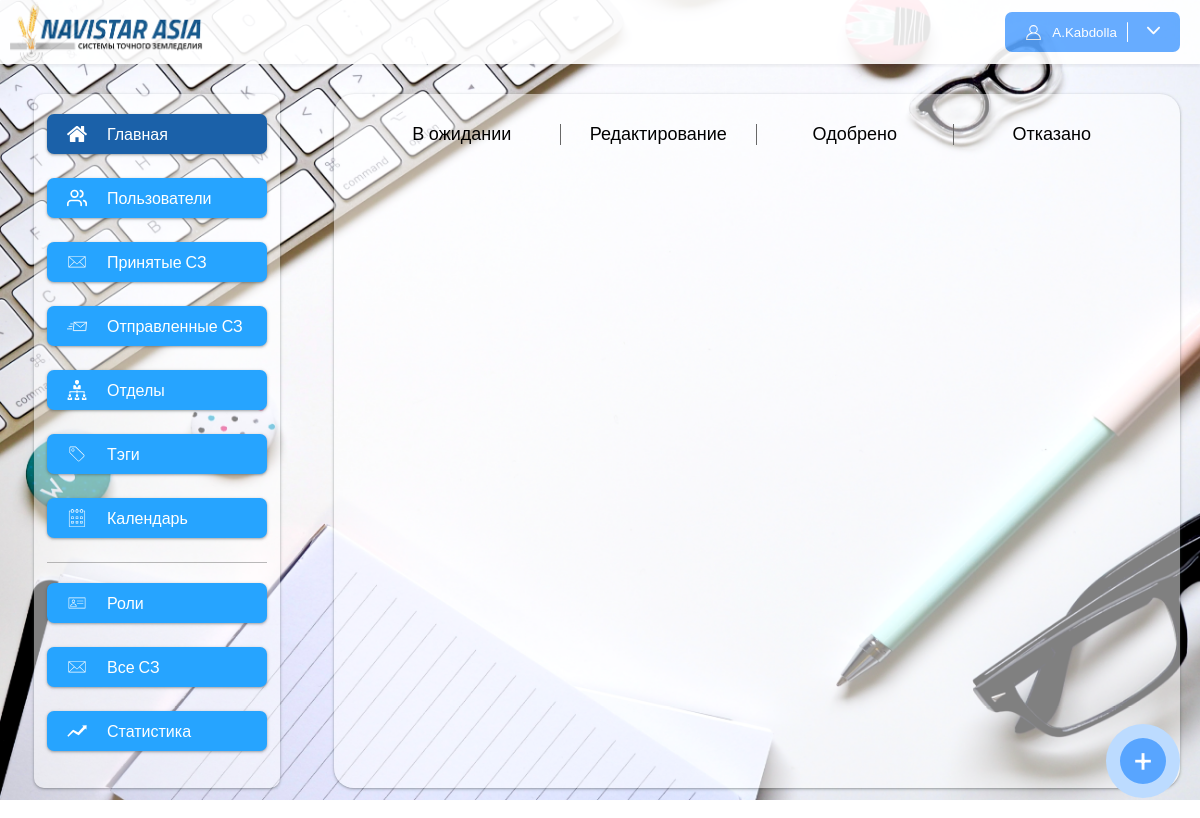
The app's page / (signed in), older data.
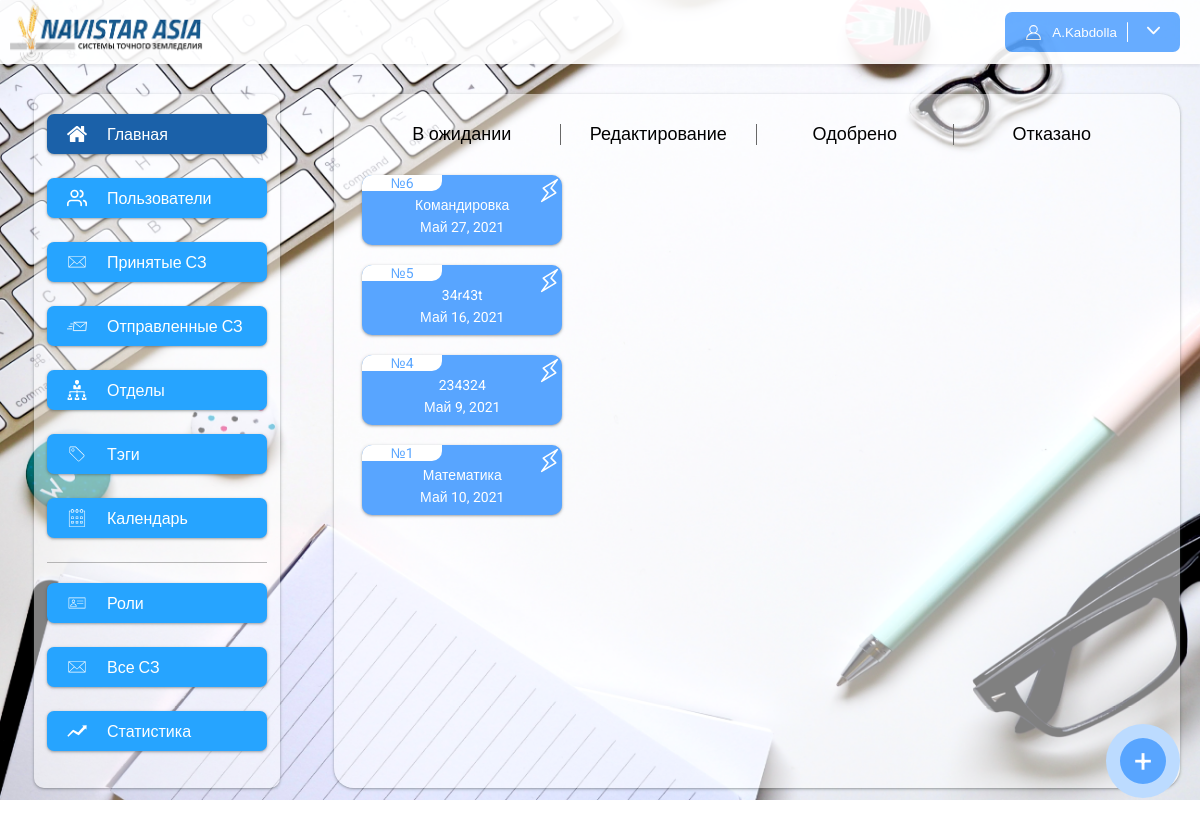
The same page, newer data.
### app/models.py (models this page shows, shortened)
class ServiceNote(models.Model):
    user = models.ForeignKey(User, null=True, blank=True, on_delete=models.CASCADE, related_name="notes")
    number = models.IntegerField(null=True, blank=True)
    title = models.CharField(max_length=120)
    text = models.TextField()
    summa = models.CharField(max_length=200, null=True, blank=True)
    fast = models.BooleanField(default=False)
    date_create = models.DateTimeField(auto_now_add=True)
    date_update = models.DateTimeField(auto_now=True)
    date = models.DateField(null=True, blank=True)
    tags = models.ManyToManyField(Tags, null=True, blank=True, related_name="notes")
    user_index = models.IntegerField(default=1, null=True, blank=True)
    status = models.CharField(max_length=200, choices=statuses, null=True, blank=True)
    class Meta:
        verbose_name = "Служебная записка"
        verbose_name_plural = "Служебные записки"

### app/views.py (the view)
# urls.py: path("", home, name="home"),
@login_required()
def home(request):
    user = request.user
    notStatus = []
    successStatus = []
    editStatus = []
    errorStatus = []
    notes = NoteUsers.objects.filter(user=user).filter(note__user_index__gte=F('index')).order_by("-pk")
    for note in notes:
        if note.status == None:
            notStatus.append(note.note)
        elif note.status == success:
            successStatus.append(note.note)
        elif note.status == edit:
            editStatus.append(note.note)
        else:
            errorStatus.append(note.note)
    return render(request, "home.html",
                  {"notStatus": notStatus[:5], "successStatus": successStatus[:5], "editStatus": editStatus[:5],
                   "errorStatus": errorStatus[:5]})

### app/templates/home.html (shortened to what this page needs)
{% extends 'base.html' %}
{% load static %}
{% block content %}
        <div class="content">
            <div class="content_statuses">
                <div class="content_status">
                    <div class="status_title">
                        В ожидании
                    </div>
                    <div class="status_content">
                        <div class="last_notes last_wait">
                            {% for i in notStatus %}
                            <a href="{% url 'my_note_detail' i.pk %}" class="last_note">
                                {% if i.fast %}
                                <img src="{% static 'img/light_little.svg' %}" class="light_little" alt="" width="25">
                                {% endif %}
										<span class="last_note_number">
											№{{ i.number }}
										</span>
                                <span class="last_note_title">
											{{ i.title }}
										</span>
                                <span class="last_note_date">
											{{ i.date }}
										</span>
                            </a>
                            {% endfor %}
                        </div>
                    </div>
                </div>
                <div class="content_status">
                    <div class="status_title">
                        Редактирование
                    </div>
                </div>
                <div class="content_status">
                    <div class="status_title">
                        Одобрено
                    </div>
                </div>
                <div class="content_status">
                    <div class="status_title">
                        Отказано
                    </div>
                </div>
            </div>
            <div class="circle_add">
                +
            </div>
        </div>
{% endblock %}

### app/templates/base.html (shortened to what this page needs)
{% load static %}
<!DOCTYPE html>
<html>
<head>
    <link rel="stylesheet" href="{% static 'css/style.css' %}">
</head>
<body>
<div class="wrapper">
    <div class="header">
        <img src="{% static 'img/navistar.png' %}" height="100%">
        <button class="profile_button">
            {% if request.user.is_authenticated %}
            <img src="{% static 'img/profile.svg' %}" alt="" width="17px" height="17px">
				<span>
					{{ request.user.first_name|slice:"1" }}.{{ request.user.last_name }}
				</span>
            <span style="cursor: pointer" onclick="show_menu()">
                <img src="{% static 'img/arrow.svg' %}" alt="" width="13px" height="13px">
            </span>
            {% else %}
            <span>Войти</span>
            {% endif %}
        </button>
    </div>
    <div class="main">
        {% include 'include/sidebar_menu.html' %}
        {% block content %}
        {% endblock %}
    </div>
</div>
<img class="background" src="{% static 'img/15.jpg' %}">
</body>
</html>

### app/templates/include/sidebar_menu.html
{% load static %}
<div class="sidebar_menu">
    <a href="{% url 'home' %}" href="#" class="sidebar_item {% if request.path == '/' %}active_link{% endif %}">
        <img src="{% static 'img/home.svg' %}" alt="" width="20px" height="20px">
        Главная
    </a>
    <a href="{% url 'users_list' %}" class="sidebar_item {% if '/users' in request.path %}active_link{% endif %}">
        <img src="{% static 'img/users.svg' %}" alt="" width="20px" height="20px">
        Пользователи
    </a>
    <a href="{% url 'my_notes_list' %}" class="sidebar_item {% if '/my-notes' in request.path  %}active_link{% endif %}">
        <img src="{% static 'img/letter.svg' %}" alt="" width="20px" height="20px">
        Принятые СЗ
    </a>
    <a href="{% url 'notes_list' %}" class="sidebar_item {% if '/notes' in request.path  %}active_link{% endif %}">
        <img src="{% static 'img/send.svg' %}" alt="" width="20px" height="20px">
        Отправленные СЗ
    </a>
    <a href="{% url 'departments_list' %}" class="sidebar_item {% if '/departments' in request.path  %}active_link{% endif %}">
        <img src="{% static 'img/department.svg' %}" alt="" width="20px" height="20px">
        Отделы
    </a>
    <a href="{% url 'tags_list' %}" class="sidebar_item {% if '/tags' in request.path  %}active_link{% endif %}">
        <img src="{% static 'img/tag.svg' %}" alt="" width="20px" height="20px">
        Тэги
    </a>
    <a href="{% url 'calendar' %}" class="sidebar_item {% if request.path == '/calendar' %}active_link{% endif %}">
        <img src="{% static 'img/calendar.svg' %}" alt="" width="20px" height="20px">
        Календарь
    </a>
    <div class="menu_line"></div>
    <a href="{% url 'roles' %}" class="sidebar_item {% if '/roles' in request.path  %}active_link{% endif %}">
        <img src="{% static 'img/visit.svg' %}" alt="" width="20px" height="20px">
        Роли
    </a>
    <a href="{% url 'all_notes' %}" class="sidebar_item {% if '/all-notes' in request.path  %}active_link{% endif %}">
        <img src="{% static 'img/letter.svg' %}" alt="" width="20px" height="20px">
        Все СЗ
    </a>
    <a href="{% url 'statistics' %}" class="sidebar_item {% if request.path == '/statistics' %}active_link{% endif %}">
        <img src="{% static 'img/statistic.svg' %}" alt="" width="20px" height="20px">
        Статистика
    </a>
</div>

### app/static/css/style.css (style rules this page uses)
body { padding:0px; margin:0px; overflow-x:hidden; font-family: 'Roboto', sans-serif; }
a { color: inherit; text-decoration: none; }
.wrapper { width:100%; position: absolute; }
.background { height: 100vh; position: fixed; z-index: -1; width:100%; }
.header { box-shadow: 0px 2px 3px rgba(57, 57, 57, 0.09); height: 64px; background-color: #fff; opacity: .9; display: flex; justify-content: space-between; align-items: center; }
.header img { margin-left: 10px; }
.profile_button { background-color: #58A5FF; border-width: 0px; padding: 10px; color:white; border-radius: 7px; display: flex; margin-right:20px; align-items: center; }
.profile_button img { margin-right:10px; }
.sidebar_menu { display: flex; flex-direction: column; align-items: center; width: min-content; margin: 30px 34px; background-color: #ffffff8c; background: rgba(255, 255, 255, 0.5); box-shadow: 0px 4px 4px rgba(204, 204, 204, 0.25); box-shadow: 0 1px 2px 0 rgb(60 64 67 / 30%), 0 1px 3px 1px rgb(60 64 67 / 15%); height: min-content; border-radius: 10px; padding: 13px; padding-top: 20px; }
.sidebar_item { box-shadow: 0 1px 2px 0 rgb(60 64 67 / 30%), 0 1px 3px 1px rgb(60 64 67 / 15%); width:200px; font-family: 'Roboto', sans-serif; border-radius: 7px; margin-bottom:24px; height:40px; background-color: #41AFFF; display: flex; align-items: center; text-align: center; padding-left:20px; color: white; opacity: .75; opacity: 1; background-color: #26a4ff; transition: background-color .3s ease; }
.sidebar_item:hover, .active_link { background-color: #1b61a9 !important; }
.sidebar_item img { margin-right:20px; }
.main { display: flex; flex-direction: row; }
.content { flex-grow: 1; padding: 10px; padding-bottom:30px; min-height: 500px; margin:30px 20px; background: rgba(255, 255, 255, 0.5); box-shadow: 0px 4px 4px rgba(204, 204, 204, 0.25); box-shadow: 0 1px 2px 0 rgb(60 64 67 / 30%), 0 1px 3px 1px rgb(60 64 67 / 15%); border-radius: 20px; }
.content_statuses { display: flex; justify-content: space-between; flex-direction: row; padding: 20px }
.content_status { width: 25%; }
.status_title { line-height: 21px; color: #686868; color:#000; text-align: center; font-family: 'Montserrat', sans-serif; font-style: normal; font-weight: normal; font-size: 18px; border-right: 1px solid #686868; }
.content_status:last-child .status_title { border-right: 0px; }
.last_notes { margin-top: 20px; display:flex; flex-direction: column; align-items: center; justify-content: center; text-align: center; }
.last_note { width: 200px; height: 60px; border-radius: 10px; color: white; font-size: 14px; box-shadow: 0 1px 2px 0 rgb(60 64 67 / 30%), 0 1px 3px 1px rgb(60 64 67 / 15%); display: flex; justify-content: space-between; flex-direction: column; margin:10px 0px; padding-bottom: 10px; }
.last_note_number { background-color: white; color: #58A5FF; width: 80px; border-bottom-right-radius: 10px; border-top-left-radius: 10px; }
.last_wait .last_note { background-color: #58A5FF; }
.last_wait .last_note_number { color: #58A5FF; }
.circle_add { z-index: 2; padding: 13px; color: white; background-color: #58A5FF; display: flex; font-size: 32px; justify-content: center; align-items: center; border-radius: 100%; width: 20px; height: 20px; position: fixed; right: 20px; bottom: 20px; border: 14px solid #ffffff99; cursor: pointer; }
.light_little { position:absolute; margin-left:175px; margin-top: 3px; }
.menu_line { width: 100%; height: 1px; background-color: #8080808a; margin-bottom:20px ; }

Row changes from the older to the newer data that the page shows:
added ServiceNote: fast True (drawn), number "6", title "Командировка", date "Май 27, 2021"
added ServiceNote: fast True (drawn), number "5", title "34r43t", date "Май 16, 2021"
added ServiceNote: fast True (drawn), number "4", title "234324", date "Май 9, 2021"
added ServiceNote: fast True (drawn), number "1", title "Математика", date "Май 10, 2021"
